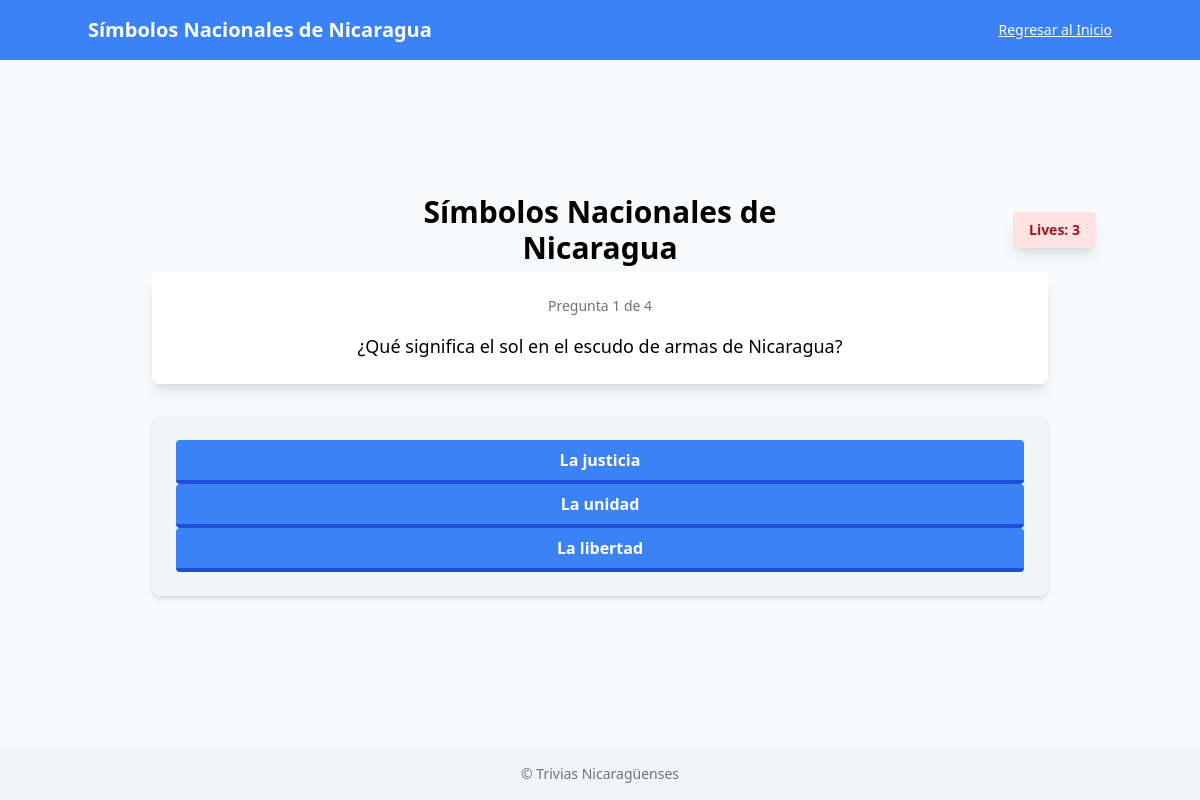
Page /trivia/1 (signed in) on the committed database.
### tables this page shows
CREATE TABLE trivias (
  trivia_id integer,
  user_id integer,
  category_id integer,
  title text,
  points integer,
  FOREIGN KEY (user_id) REFERENCES users(id),
  FOREIGN KEY (category_id) REFERENCES categories(category_id),
  PRIMARY KEY (trivia_id)
);

CREATE TABLE questions (
  question_id integer,
  trivia_id integer,
  question_text text,
  FOREIGN KEY (trivia_id) REFERENCES trivias(trivia_id),
  PRIMARY KEY (question_id)
);

CREATE TABLE responses (
  response_id integer,
  trivia_id integer,
  question_id integer,
  response_text text,
  FOREIGN KEY (trivia_id) REFERENCES trivias(trivia_id),
  FOREIGN KEY (question_id) REFERENCES questions(question_id),
  PRIMARY KEY (response_id)
);

CREATE TABLE correct_responses (
  correct_response_id integer,
  trivia_id integer,
  question_id integer,
  correct_response_text text,
  FOREIGN KEY (trivia_id) REFERENCES trivias(trivia_id),
  FOREIGN KEY (question_id) REFERENCES questions(question_id),
  PRIMARY KEY (correct_response_id)
);

### app.py (the view)
@app.route("/trivia/<int:trivia_id>")
@login_required
def trivia(trivia_id):
    con = get_con_connection()
    user_id = session["user_id"]
    if "lives" not in session:
        print("Obtenemos las vidas")
        session["lives"] = 3
    print(session["lives"])
    trivia = con.execute("SELECT * FROM trivias WHERE trivia_id = ?", (trivia_id,)).fetchone()
    con.close()
    if not trivia:
        con.close()
        return redirect("/")
    print(f"Obtenemos los datos de la trivia. {dict(trivia)} \n")
    datos_trivia = trivia
    trivia = trivia[0]
    print(f"Obtenemos el id de la trivia {trivia_id} \n")
    con = get_con_connection()
    unanswered_questions = con.execute("""
    SELECT q.*
    FROM questions q
    WHERE q.trivia_id = ?
    AND NOT EXISTS (
        SELECT 1
        FROM user_responses ur
        WHERE ur.user_id = ? AND ur.correct_question_id = q.question_id
    )
    ORDER BY q.question_id
    """,(trivia_id, user_id,)).fetchall()
    unanswered_questions_dicts = [dict(row) for row in unanswered_questions]
    print(f"Obtenemos las preguntas sin obtener {unanswered_questions_dicts} \n")
    con.close()
    if not unanswered_questions:
        flash("Ya completaste esta trivia.", "success")
        con.close()
        return redirect("/")
    random.shuffle(unanswered_questions)
    unanswered_questions_dicts = [dict(row) for row in unanswered_questions]
    print(f"randomizamos las preguntas {unanswered_questions_dicts} \n")
    question = unanswered_questions[0]
    print(f"Obtenemos la primera pregunta de la lista de preguntas no respondidas {dict(question)}\n")
    con = get_con_connection()
    responses = con.execute(
        "SELECT * FROM responses WHERE question_id = ?", (question["question_id"],)
    ).fetchall()
    responses_dicts = [dict(row) for row in responses]
    print(f"Obtenemos todas las respuestas erroneas de responses {responses_dicts} \n")
    correct_responses = con.execute(
        "SELECT * FROM correct_responses WHERE question_id = ?", (question["question_id"],),
    ).fetchall()
    correct_responses_dicts = [dict(row) for row in correct_responses]
    print(f"Obtenemos las respuestas correctas de correct_responses {correct_responses_dicts} \n")
    con.close()
    total_responses = responses + correct_responses
    total_responses_dicts = [dict(row) for row in total_responses]
    print(f"Creamos total_responses {total_responses_dicts} \n")
    random.shuffle(total_responses)
    total_responses_dicts = [dict(row) for row in total_responses]
    print(f"Randomizamos total_responses{total_responses_dicts} \n")
    """Algo raro pero aqui contamos todas las preguntas en total que tiene ligada esta
     trivia"""
    con = get_con_connection()
    total_questions = con.execute(
    "SELECT COUNT(*) as total FROM questions WHERE trivia_id = ?", (trivia_id,)
        ).fetchone()
    print(f"Obtenemos en numero todas las preguntas de la trivia {dict(total_questions)} \n")
    """Aqui contamos el progreso, contea todos los elementos que encuentre con esta query,
    de la tabla user_responses, pues al parecer dentro de esta tabla busco encontrar todas las
    preguntas y respuestas que tengo incluidas dentro de mi tabla de user_responses, esto
    antes tenia sentido porque yo incluia todas las responses dentro de la tabla de user_responses
    pero ahora solo incluyo las que vengan de correct_user_responses"""
    """me podrias explicar que es lo que realmente hace aqui?, cuenta cuantas preguntas
    ya han sido respondidas en la tabla de user_responses?"""
    answered_count = con.execute(
        """
        SELECT COUNT(correct_response_id) as count
        FROM user_responses ur
        WHERE ur.user_id = ? AND ur.trivia_id = ?
        """,(
        user_id, trivia_id,)
    ).fetchone()
    print(f"Obtenemos las preguntas que ya han sido respondidas y entramos a el render_template {dict(answered_count)} /n")
    con.close()
    '''for response in total_responses_dicts:
        print(f"{response} /n")'''
    print("THIS IS ALL THE DATA BY ORDER. 1.datos_trivia, 2.question, 3.responses, 4.correct_responses, 5.total_responses, 6.answered_count ,7.lives, 8.unanswered_questions \n")
    print(f"datos trivia: {dict(datos_trivia)} \n question:  {dict(question)} \n responses:{responses_dicts} \n correct_responses{correct_responses_dicts} \n")
    print(f"total responses: {total_responses_dicts} \n answered count: {dict(answered_count)} \n unanswered questions: {unanswered_questions_dicts} \n")
    print(f" LIVES {session['lives']}")
    template_total_questions = dict(total_questions)
    print(f"\n answered_count: {answered_count[0] +1 } \n total_questions: {template_total_questions}")
    total_responses = [dict(response) for response in total_responses]
    return render_template(
        "trivia.html",
        trivia = datos_trivia,
        question = question,
        responses = responses,
        correct_responses = correct_responses,
        total_responses = total_responses,
        question_num = answered_count[0],
        total_questions = template_total_questions["total"],
        lives = session["lives"],
        unanswered_questions = unanswered_questions # Enviar las vidas a la plantilla
    )

### app.py (called while the page is built)
@app.after_request
def after_request(response):
    response.headers["Cache-Control"] = "no-cache, no-store, must-revalidate"
    response.headers["Expires"] = 0
    response.headers["Pragma"] = "no-cache"
    return response

### helpers.py (called while the page is built)
def get_con_connection():
    db_path = os.path.abspath("users.db")
    con = sqlite3.connect(db_path)
    con.row_factory = sqlite3.Row
    return con

def login_required(f):
    @wraps(f)
    def decorated_function(*args, **kwargs):
        if session.get("user_id") is None:
            return redirect("/login")
        return f(*args, **kwargs)
    return decorated_function

### templates/trivia.html
{% extends "trivia_layout.html" %}
{% block content %}
<div class="container mx-auto px-4 py-16" id="trivia-container">
    <div class="flex items-center justify-between mb-6 relative sm:min-h-0">
        <div class="absolute left-1/2 transform -translate-x-1/2">
            <h2 class="text-3xl font-semibold text-center">{{ trivia['title'] }}</h2>
        </div>
        <div class="ml-auto bg-red-100 text-red-800 text-sm font-bold px-4 py-2 rounded shadow-lg">
            Lives: {{ lives }}
        </div>
    </div>
    <div class="bg-white rounded-lg shadow-lg p-6 w-full max-w-4xl mx-auto mb-8">
        <p class="text-sm text-gray-500 text-center mb-4">
            Pregunta {{ question_num + 1 }} de {{ total_questions }}
        </p>
        <p id="question-text" class="text-lg font-medium text-center">
            {{ question['question_text'] }}
        </p>
    </div>
    <div class="bg-gray-100 rounded-lg shadow-md p-6 w-full max-w-4xl mx-auto">
        {% for respuesta in total_responses %}
            {% if "correct_response_id" in respuesta %}
                <form
                method="POST"
                action="{{ url_for('register_correct_response', trivia_id= trivia['trivia_id'], correct_response_id= respuesta['correct_response_id'],  total_questions = total_questions, correct_question_id = respuesta['question_id'])}}"
                >
                    <button
                        type="submit"
                        id="button"
                        class="bg-blue-500 hover:bg-blue-400 text-white font-bold py-2 px-4 border-b-4 border-blue-700 hover:border-blue-500 rounded w-full trivia-button"
                    >
                    {{respuesta['correct_response_text']}}
                    </button>
                </form>
            {% elif "response_id" in respuesta %}
            <form
            method="POST"
            action="{{ url_for('register_response', trivia_id=trivia['trivia_id'], response_id = respuesta['response_id'], question_id = respuesta['question_id'])}}"
            >
            <button
                type="submit"
                id="button"
                class="bg-blue-500 hover:bg-blue-400 text-white font-bold py-2 px-4 border-b-4 border-blue-700 hover:border-blue-500 rounded w-full trivia-button"
            >
                {{ respuesta['response_text'] }}
            </button>
        </form>
        {% endif %}
        {% endfor %}
    </div>
</div>
{% endblock %}

### templates/trivia_layout.html (shortened to what this page needs)
<!DOCTYPE html>
<html lang="en">
<head>
    <script src="https://cdn.tailwindcss.com"></script>
</head>
<body class="bg-gray-50 min-h-screen flex flex-col">
   <header class="bg-blue-500 text-white py-4 px-6">
    <div class="container mx-auto flex flex-col sm:flex-row items-start sm:items-center justify-between space-y-2 sm:space-y-0">
        <h1 class="text-base sm:text-xl font-semibold">{{ trivia.title if trivia else "Trivias" }}</h1>
        <a href="/" class="text-xs sm:text-sm underline hover:text-gray-300">Regresar al Inicio</a>
    </div>
</header>
    <main class="flex-1 flex justify-center items-center py-8">
        {% block content %}
        {% endblock %}
    </main>
    <footer class="bg-gray-100 text-center py-4 text-sm text-gray-500">
        &copy; {{ current_year }} Trivias Nicaragüenses
    </footer>
</body>
</html>

### rows in the picture
trivias: title "Símbolos Nacionales de Nicaragua"
questions: question_text "¿Qué significa el sol en el escudo de armas de Nicaragua?"
responses: response_text "La justicia"
responses: response_text "La unidad"
correct_responses: correct_response_text "La libertad"

### other values in the picture
{{ lives }} "3"
{{ question_num + 1 }} "1"
{{ total_questions }} "4"
